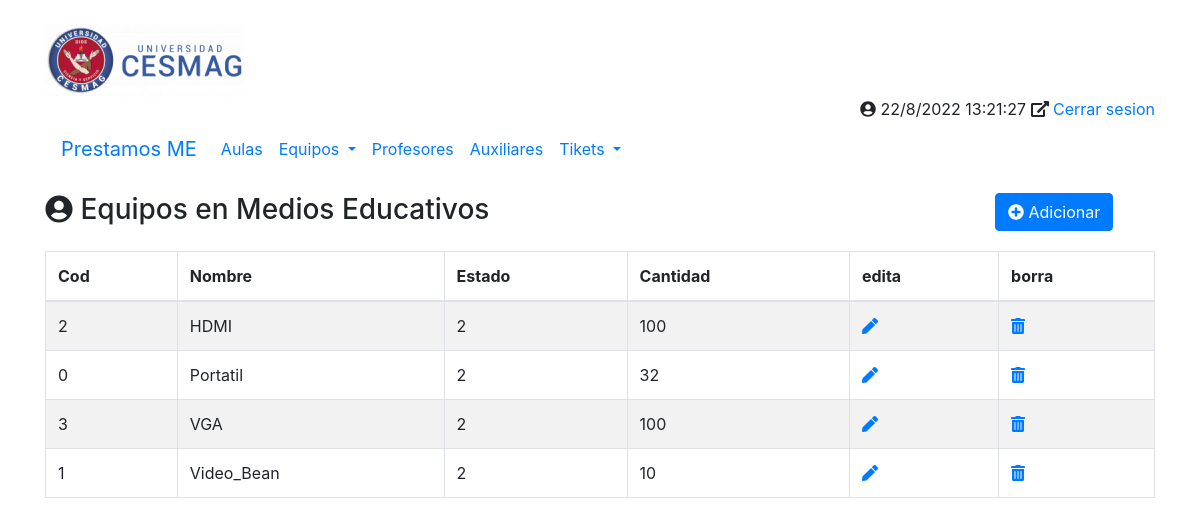
The app's page /principal.php?opcion=equipos, older data.
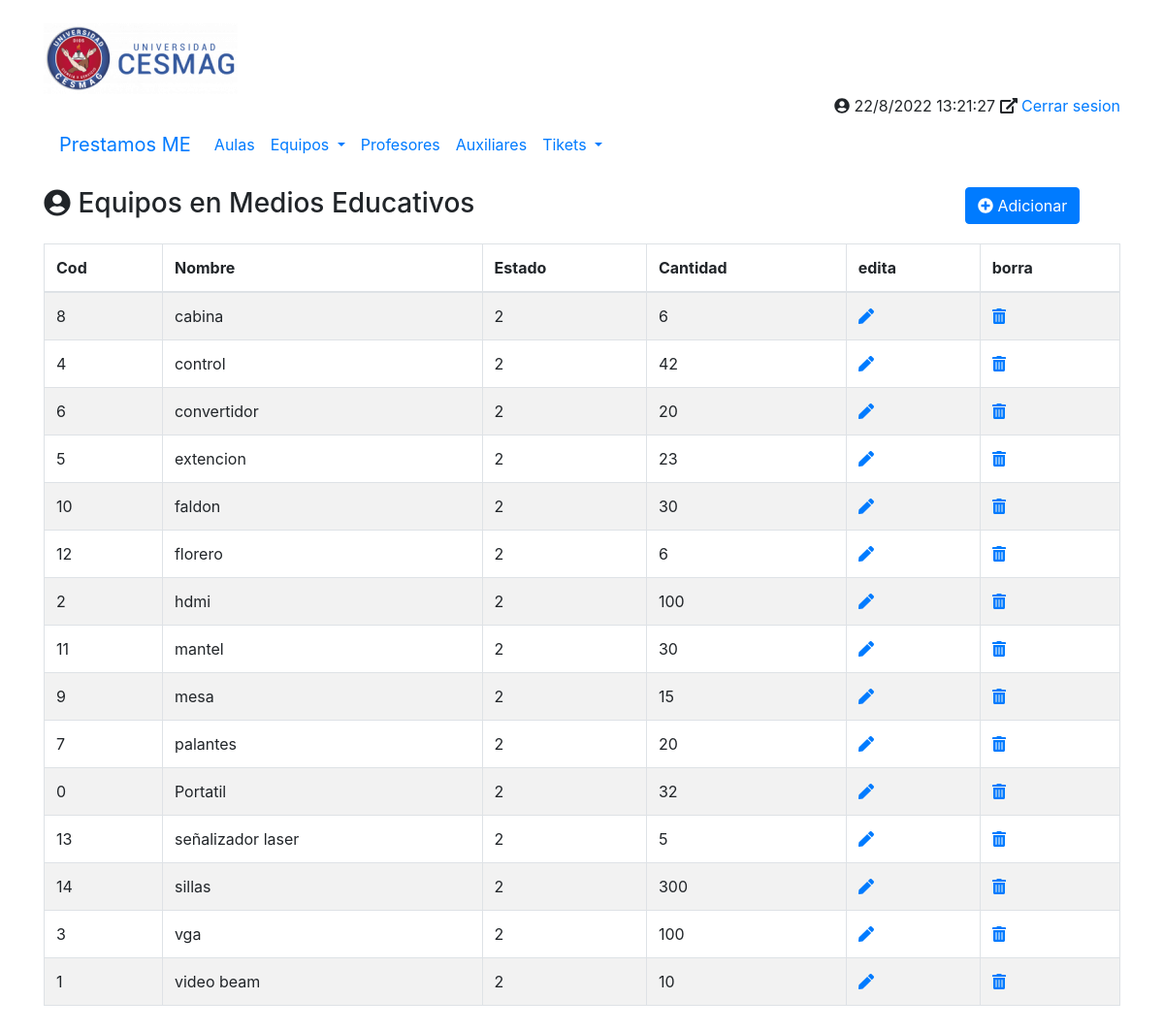
The same page, newer data.
### tables this page shows
CREATE TABLE `tbl_equipos` (
  `cod` int(100) NOT NULL,
  `nombre` varchar(100) NOT NULL,
  `id_estado` int(100) NOT NULL,
  `cantidad` int(100) DEFAULT NULL
);

### php/equipos/equipos.php (the view, shortened to what this page needs)
<div class="row my-3">
	<div class="col-10">
		<h3><i class="fa fa-user-circle"></i> Equipos en Medios Educativos</h3>
	</div>
	<div class="col-2">
		<a href="./principal.php?opcion=equipos-nuevo&accion=ADICIONAR&codigo=0" class="btn btn-primary" title="Crear un nuevo Contacto">
			<i class="fas fa-plus-circle"></i>
			Adicionar
		</a>
	</div>
</div>
<div class="row my-3">
	<div class="col-12">
			<table id="miTabla"  class="table table-striped table-bordered table-hover">
			<thead>
					<tr>
						<th>Cod</th>
						<th>Nombre</th>
						<th>Estado</th>
						<th>Cantidad</th>
						<th>edita</th>
						<th>borra</th>
					</tr>
			</thead>
			<tbody>
						<?php
							$conexion = conectarBD();
							$sSQL = "SELECT * FROM tbl_equipos";
							$datos = $conexion->query($sSQL);
							foreach ($datos as $fila):
									?>
										<tr>
											<td><?php echo $fila['cod'];         ?></td>
											<td><?php echo $fila['nombre'];     ?></td>
											<td><?php echo $fila['id_estado'];  ?></td>
											<td><?php echo $fila['cantidad'];   ?></td>
											<?php
												echo'<td><a href="./principal.php?opcion=contactos_form&accion=EDITAR&id='.$fila	['cod'].'" title="Editar el Contacto"><i class="fas fa-pen"></i></a></td>
												<td><a href="./principal.php?opcion=contactos_form&accion=ELIMINAR&id='.$fila	['cod'].'" title="Borrar el Contacto"><i class="fas fa-trash-alt"></i></a></td>';
											?>
										</tr>
									<?php
							endforeach;
						?>
			</tbody>
		</table>
	</div>
</div>

### principal.php (shortened to what this page needs)
<?php
  $opcion = (!isset($_GET['opcion']) ) ? 'inicio' : $_GET['opcion'];
 ?>
<!DOCTYPE html>
<html lang="es">
  <head>
    <link rel="stylesheet" href="lib/bootstrap/css/bootstrap.min.css">
    <link rel="stylesheet" href="lib/datatable/css/bootstrap.css">
    <link rel="stylesheet" href="lib/datatable/css/dataTables.bootstrap4.min.css">
  </head>
  <body>
    <div class="container my-4">
        <?php include_once("inc/encabezado.inc");?>
        <?php include_once("inc/Menu_Principal.inc");?>
        <section class="cuerpo">
          <?php
          switch ($opcion) {
            case 'equipos':
              include_once("php/equipos/equipos.php");
              break;
          }
           ?>
        </section>
     </div>
  </body>
</html>

### inc/encabezado.inc (shortened to what this page needs)
<header>
    <div class="row">
        <div class="col-4">
            <img src="img/Escudo.png" alt="Logo de la Agenda" class="img-fluid">
        </div>
    </div>
    <div class="row">
        <div class="col-12 text-right">
           <span>
           <i class="fa fa-user-circle"></i>
           </span>
           <span>
           <i class="fas fa-external-link-alt"></i>
             <a href="" class="">Cerrar sesion</a>
           </span>
        </div>
    </div>
</header>

### inc/Menu_Principal.inc (shortened to what this page needs)
<nav class="navbar navbar-expand-lg nadvar-light bg-ligth">
  <ul class="navbar-nav">
    <li class="nav-item dropdown">
      <a href="" class="navbar-brand">Prestamos ME</a>
    </li>
    <li class="nav-item dropdown">
      <a href="principal.php?opcion=aulas" class="nav-link"> Aulas </a>
    </li>
    <li class="nav-item dropdown">
      <a href="principal.php?opcion=equipos" class="nav-link dropdown-toggle" data-toggle="dropdown"> Equipos </a>
    </li>
    <li class="nav-item dropdown">
      <a href="principal.php?opcion=profesores" class="nav-link"> Profesores </a>
    </li>
    <li class="nav-item dropdown">
      <a href="principal.php?opcion=auxiliares" class="nav-link"> Auxiliares </a>
    </li>
    <li class="nav-item dropdown">
      <a href="principal.php?opcion=tikets" class="nav-link dropdown-toggle" data-toggle="dropdown"> Tikets </a>
    </li>
  </ul>
</nav>

Row changes from the older to the newer data that the page shows:
removed tbl_equipos: cod "2", nombre "HDMI", id_estado "2", cantidad "100"
removed tbl_equipos: cod "3", nombre "VGA", id_estado "2", cantidad "100"
removed tbl_equipos: cod "1", nombre "Video_Bean", id_estado "2", cantidad "10"
added tbl_equipos: cod "8", nombre "cabina", id_estado "2", cantidad "6"
added tbl_equipos: cod "4", nombre "control", id_estado "2", cantidad "42"
added tbl_equipos: cod "6", nombre "convertidor", id_estado "2", cantidad "20"
added tbl_equipos: cod "5", nombre "extencion", id_estado "2", cantidad "23"
added tbl_equipos: cod "10", nombre "faldon", id_estado "2", cantidad "30"
added tbl_equipos: cod "12", nombre "florero", id_estado "2", cantidad "6"
added tbl_equipos: cod "2", nombre "hdmi", id_estado "2", cantidad "100"
added tbl_equipos: cod "11", nombre "mantel", id_estado "2", cantidad "30"
added tbl_equipos: cod "9", nombre "mesa", id_estado "2", cantidad "15"
added tbl_equipos: cod "7", nombre "palantes", id_estado "2", cantidad "20"
added tbl_equipos: cod "13", nombre "señalizador laser", id_estado "2", cantidad "5"
added tbl_equipos: cod "14", nombre "sillas", id_estado "2", cantidad "300"
added tbl_equipos: cod "3", nombre "vga", id_estado "2", cantidad "100"
added tbl_equipos: cod "1", nombre "video beam", id_estado "2", cantidad "10"
